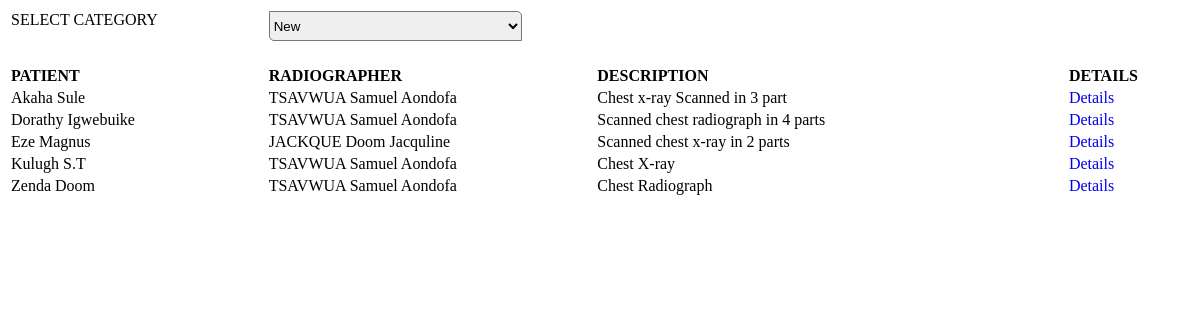
Page /viewradiographs.php?id=2 (signed in) on the committed database.
### tables this page shows
CREATE TABLE `radiographs` (
  `radid` varchar(45) NOT NULL,
  `radiographer` varchar(45) NOT NULL,
  `radiologist` varchar(45) NOT NULL,
  `patient` varchar(45) NOT NULL,
  `radiograph` varchar(45) NOT NULL,
  `description` varchar(45) DEFAULT NULL,
  `interpretation` text,
  `prescription` text,
  `message` text,
  `date` varchar(45) DEFAULT NULL,
  `seen` tinyint(4) DEFAULT NULL,
  `status` tinyint(3) unsigned NOT NULL,
  PRIMARY KEY (`radid`)
);

### driver/functions.php (called while the page is built, shortened)
<?php
function name($userid, $db){
	$select = mysqli_query($db, "select concat_ws(' ',UPPER(sname), mname,fname) as fullnames, salutation from users where userid = '$userid'") or die(mysqli_error($db));
	$get = mysqli_fetch_array($select,MYSQLI_ASSOC);
	return $get["fullnames"];
}

### viewradiographs.php (the view, shortened to what this page needs)
<?php
include('driver/config.php');
include('driver/functions.php');
?>
<!DOCTYPE html PUBLIC "-//W3C//DTD XHTML 1.0 Transitional//EN" "http://www.w3.org/TR/xhtml1/DTD/xhtml1-transitional.dtd">
<html xmlns="http://www.w3.org/1999/xhtml">
<head>
<link rel="stylesheet" href="css/form.css" />
        </head>
<body>
<form method="post">
<table width="100%">
<tr>
<td>SELECT CATEGORY</td>
<td colspan="3">
<select name="cat" class="select" onchange="this.form.submit()">
<option value="1" <?php echo $_POST['cat'] =="1" || $_GET['id']!=""?"selected":"" ?>>New</option>
</select>
</td>
</tr>
<?php
	if($_POST['cat']!="" || $_GET['id']!=""){
		$rad = mysqli_query($db, "select * from radiographs where status = '{$_POST['cat']}' or status = '{$_GET['id']}'");
		if(mysqli_num_rows($rad) > 0){
	?>
    <tr>
    <td colspan="2">&nbsp;</td>
    </tr>
<tr>
<td><strong>PATIENT</strong></td>
<td><strong>RADIOGRAPHER</strong></td>
<td width="40%"><strong>DESCRIPTION</strong></td>
<td><strong>DETAILS</strong></td>
</tr>
<?php while($radiographs = mysqli_fetch_array($rad, MYSQLI_ASSOC)){ ?>
<tr>
<td><?php echo $radiographs['patient']; ?></td>
<td><?php echo name($radiographs['radiographer'], $db); ?></td>
<td><?php echo $radiographs['description']; ?></td>
<td><a href="javascript:" onclick="open_win('details.php?id=<?php echo $radiographs['radid']; ?>')">Details</a></td>
</tr>
<?php }} else {?>
<tr>
<td colspan="4" align="center">NO RADIOGRAPHS FOUND!</td>
</tr>
<?php }} ?>
</table>
</form>
</body>
</html>

### css/form.css (style rules this page uses)
td { vertical-align:top; }
.select { height:30px; width:253px; border-radius: 0 5px 0 5px; -moz-border-radius: 0 5px 0 5px; -webkit-border-radius: 0 5px 0 5px; -ms-border-radius: 0 5px 0 5px; -o-border-radius: 0 5px 0 5px; }
a { text-decoration:none; cursor:pointer; }

### rows in the picture
radiographs: patient "Akaha Sule", radiographer "TSAVWUA Samuel Aondofa", description "Chest x-ray Scanned in 3 part"
radiographs: patient "Dorathy Igwebuike", radiographer "TSAVWUA Samuel Aondofa", description "Scanned chest radiograph in 4 parts"
radiographs: patient "Eze Magnus", radiographer "JACKQUE Doom Jacquline", description "Scanned chest x-ray in 2 parts"
radiographs: patient "Kulugh S.T", radiographer "TSAVWUA Samuel Aondofa", description "Chest X-ray"
radiographs: patient "Zenda Doom", radiographer "TSAVWUA Samuel Aondofa", description "Chest Radiograph"
